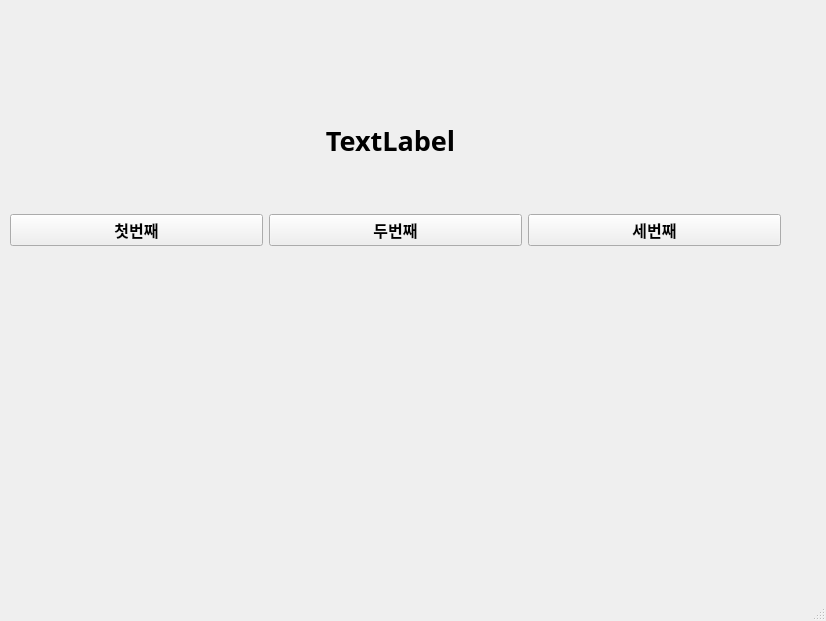
<?xml version="1.0" encoding="UTF-8"?>
<ui version="4.0">
 <class>MainWindow</class>
 <widget class="QMainWindow" name="MainWindow">
  <property name="geometry">
   <rect>
    <x>0</x>
    <y>0</y>
    <width>826</width>
    <height>621</height>
   </rect>
  </property>
  <property name="windowTitle">
   <string>MainWindow</string>
  </property>
  <widget class="QWidget" name="centralwidget">
   <widget class="QWidget" name="horizontalLayoutWidget">
    <property name="geometry">
     <rect>
      <x>10</x>
      <y>180</y>
      <width>771</width>
      <height>101</height>
     </rect>
    </property>
    <layout class="QHBoxLayout" name="horizontalLayout">
     <item>
      <widget class="QPushButton" name="pushButton">
       <property name="font">
        <font>
         <family>맑은 고딕</family>
         <pointsize>12</pointsize>
         <weight>75</weight>
         <bold>true</bold>
        </font>
       </property>
       <property name="text">
        <string>첫번째</string>
       </property>
      </widget>
     </item>
     <item>
      <widget class="QPushButton" name="pushButton_2">
       <property name="font">
        <font>
         <family>맑은 고딕</family>
         <pointsize>12</pointsize>
         <weight>75</weight>
         <bold>true</bold>
        </font>
       </property>
       <property name="text">
        <string>두번째</string>
       </property>
      </widget>
     </item>
     <item>
      <widget class="QPushButton" name="pushButton_3">
       <property name="font">
        <font>
         <family>맑은 고딕</family>
         <pointsize>12</pointsize>
         <weight>75</weight>
         <bold>true</bold>
        </font>
       </property>
       <property name="text">
        <string>세번째</string>
       </property>
      </widget>
     </item>
    </layout>
   </widget>
   <widget class="QLabel" name="label">
    <property name="geometry">
     <rect>
      <x>10</x>
      <y>120</y>
      <width>761</width>
      <height>41</height>
     </rect>
    </property>
    <property name="font">
     <font>
      <family>맑은 고딕</family>
      <pointsize>20</pointsize>
      <weight>75</weight>
      <bold>true</bold>
     </font>
    </property>
    <property name="layoutDirection">
     <enum>Qt::LeftToRight</enum>
    </property>
    <property name="text">
     <string>TextLabel</string>
    </property>
    <property name="alignment">
     <set>Qt::AlignCenter</set>
    </property>
   </widget>
  </widget>
  <widget class="QMenuBar" name="menubar">
   <property name="geometry">
    <rect>
     <x>0</x>
     <y>0</y>
     <width>826</width>
     <height>26</height>
    </rect>
   </property>
  </widget>
  <widget class="QStatusBar" name="statusbar"/>
 </widget>
 <resources/>
 <connections>
  <connection>
   <sender>pushButton_2</sender>
   <signal>clicked()</signal>
   <receiver>MainWindow</receiver>
   <slot>secondClick()</slot>
   <hints>
    <hint type="sourcelabel">
     <x>410</x>
     <y>213</y>
    </hint>
    <hint type="destinationlabel">
     <x>411</x>
     <y>282</y>
    </hint>
   </hints>
  </connection>
  <connection>
   <sender>pushButton</sender>
   <signal>clicked()</signal>
   <receiver>MainWindow</receiver>
   <slot>firstClick()</slot>
   <hints>
    <hint type="sourcelabel">
     <x>166</x>
     <y>216</y>
    </hint>
    <hint type="destinationlabel">
     <x>159</x>
     <y>262</y>
    </hint>
   </hints>
  </connection>
  <connection>
   <sender>pushButton_3</sender>
   <signal>clicked()</signal>
   <receiver>MainWindow</receiver>
   <slot>thirdClick()</slot>
   <hints>
    <hint type="sourcelabel">
     <x>651</x>
     <y>211</y>
    </hint>
    <hint type="destinationlabel">
     <x>646</x>
     <y>284</y>
    </hint>
   </hints>
  </connection>
 </connections>
 <slots>
  <slot>firstClick()</slot>
  <slot>secondClick()</slot>
  <slot>thirdClick()</slot>
 </slots>
</ui>
